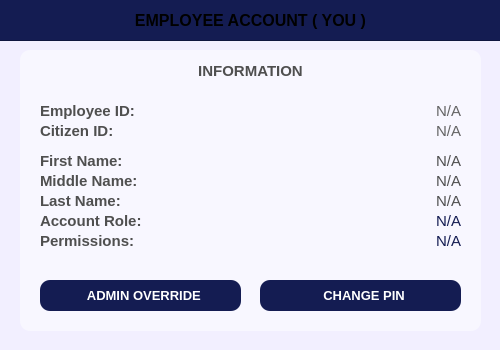
<?xml version="1.0" encoding="UTF-8"?>
<ui version="4.0">
 <class>PopUp_dashboardYourAccount</class>
 <widget class="QDialog" name="PopUp_dashboardYourAccount">
  <property name="geometry">
   <rect>
    <x>0</x>
    <y>0</y>
    <width>500</width>
    <height>350</height>
   </rect>
  </property>
  <property name="sizePolicy">
   <sizepolicy hsizetype="Fixed" vsizetype="Fixed">
    <horstretch>0</horstretch>
    <verstretch>0</verstretch>
   </sizepolicy>
  </property>
  <property name="windowTitle">
   <string>Dialog</string>
  </property>
  <property name="styleSheet">
   <string notr="true">#PopUp_dashboardYourAccount{
	background-color: #f2efff;
}</string>
  </property>
  <widget class="QFrame" name="basePopUpBodyFrame">
   <property name="geometry">
    <rect>
     <x>20</x>
     <y>50</y>
     <width>461</width>
     <height>281</height>
    </rect>
   </property>
   <property name="styleSheet">
    <string notr="true">#basePopUpBodyFrame {
	background-color: #f8f7ff;
	border: none;
	border-radius: 10px;
}</string>
   </property>
   <property name="frameShape">
    <enum>QFrame::Shape::StyledPanel</enum>
   </property>
   <property name="frameShadow">
    <enum>QFrame::Shadow::Raised</enum>
   </property>
   <widget class="QLabel" name="employeeacc_empID">
    <property name="geometry">
     <rect>
      <x>20</x>
      <y>50</y>
      <width>151</width>
      <height>21</height>
     </rect>
    </property>
    <property name="font">
     <font>
      <family>Arial</family>
      <pointsize>11</pointsize>
      <bold>true</bold>
     </font>
    </property>
    <property name="styleSheet">
     <string notr="true">#employeeacc_empID {
	background-color: transparent;
	color: #4f4f4f;
}
</string>
    </property>
    <property name="text">
     <string>Employee ID:</string>
    </property>
    <property name="alignment">
     <set>Qt::AlignmentFlag::AlignLeading|Qt::AlignmentFlag::AlignLeft|Qt::AlignmentFlag::AlignVCenter</set>
    </property>
   </widget>
   <widget class="QLabel" name="employeeacc_labelDesc">
    <property name="geometry">
     <rect>
      <x>0</x>
      <y>0</y>
      <width>461</width>
      <height>41</height>
     </rect>
    </property>
    <property name="font">
     <font>
      <family>Arial</family>
      <pointsize>11</pointsize>
      <bold>true</bold>
     </font>
    </property>
    <property name="styleSheet">
     <string notr="true">#employeeacc_labelDesc {
	background-color: transparent;
	color: #4f4f4f;
}
</string>
    </property>
    <property name="text">
     <string>INFORMATION</string>
    </property>
    <property name="alignment">
     <set>Qt::AlignmentFlag::AlignCenter</set>
    </property>
   </widget>
   <widget class="QLabel" name="employeeacc_citizenID">
    <property name="geometry">
     <rect>
      <x>20</x>
      <y>70</y>
      <width>151</width>
      <height>21</height>
     </rect>
    </property>
    <property name="font">
     <font>
      <family>Arial</family>
      <pointsize>11</pointsize>
      <bold>true</bold>
     </font>
    </property>
    <property name="styleSheet">
     <string notr="true">#employeeacc_citizenID {
	background-color: transparent;
	color: #4f4f4f;
}
</string>
    </property>
    <property name="text">
     <string>Citizen ID: </string>
    </property>
    <property name="alignment">
     <set>Qt::AlignmentFlag::AlignLeading|Qt::AlignmentFlag::AlignLeft|Qt::AlignmentFlag::AlignVCenter</set>
    </property>
   </widget>
   <widget class="QLabel" name="employeeacc_fname">
    <property name="geometry">
     <rect>
      <x>20</x>
      <y>100</y>
      <width>151</width>
      <height>21</height>
     </rect>
    </property>
    <property name="font">
     <font>
      <family>Arial</family>
      <pointsize>11</pointsize>
      <bold>true</bold>
     </font>
    </property>
    <property name="styleSheet">
     <string notr="true">#employeeacc_fname {
	background-color: transparent;
	color: #4f4f4f;
}
</string>
    </property>
    <property name="text">
     <string>First Name:</string>
    </property>
    <property name="alignment">
     <set>Qt::AlignmentFlag::AlignLeading|Qt::AlignmentFlag::AlignLeft|Qt::AlignmentFlag::AlignVCenter</set>
    </property>
   </widget>
   <widget class="QLabel" name="employeeacc_mname">
    <property name="geometry">
     <rect>
      <x>20</x>
      <y>120</y>
      <width>151</width>
      <height>21</height>
     </rect>
    </property>
    <property name="font">
     <font>
      <family>Arial</family>
      <pointsize>11</pointsize>
      <bold>true</bold>
     </font>
    </property>
    <property name="styleSheet">
     <string notr="true">#employeeacc_mname {
	background-color: transparent;
	color: #4f4f4f;
}
</string>
    </property>
    <property name="text">
     <string>Middle Name:</string>
    </property>
    <property name="alignment">
     <set>Qt::AlignmentFlag::AlignLeading|Qt::AlignmentFlag::AlignLeft|Qt::AlignmentFlag::AlignVCenter</set>
    </property>
   </widget>
   <widget class="QLabel" name="employeeacc_lname">
    <property name="geometry">
     <rect>
      <x>20</x>
      <y>140</y>
      <width>151</width>
      <height>21</height>
     </rect>
    </property>
    <property name="font">
     <font>
      <family>Arial</family>
      <pointsize>11</pointsize>
      <bold>true</bold>
     </font>
    </property>
    <property name="styleSheet">
     <string notr="true">#employeeacc_lname {
	background-color: transparent;
	color: #4f4f4f;
}
</string>
    </property>
    <property name="text">
     <string>Last Name:</string>
    </property>
    <property name="alignment">
     <set>Qt::AlignmentFlag::AlignLeading|Qt::AlignmentFlag::AlignLeft|Qt::AlignmentFlag::AlignVCenter</set>
    </property>
   </widget>
   <widget class="QLabel" name="employeeacc_role">
    <property name="geometry">
     <rect>
      <x>20</x>
      <y>160</y>
      <width>151</width>
      <height>21</height>
     </rect>
    </property>
    <property name="font">
     <font>
      <family>Arial</family>
      <pointsize>11</pointsize>
      <bold>true</bold>
     </font>
    </property>
    <property name="styleSheet">
     <string notr="true">#employeeacc_role {
	background-color: transparent;
	color: #4f4f4f;
}
</string>
    </property>
    <property name="text">
     <string>Account Role:</string>
    </property>
    <property name="alignment">
     <set>Qt::AlignmentFlag::AlignLeading|Qt::AlignmentFlag::AlignLeft|Qt::AlignmentFlag::AlignVCenter</set>
    </property>
   </widget>
   <widget class="QLabel" name="employeeacc_displaymname">
    <property name="geometry">
     <rect>
      <x>290</x>
      <y>120</y>
      <width>151</width>
      <height>21</height>
     </rect>
    </property>
    <property name="font">
     <font>
      <family>Arial</family>
      <pointsize>11</pointsize>
      <bold>false</bold>
     </font>
    </property>
    <property name="styleSheet">
     <string notr="true">#employeeacc_displaymname {
	background-color: transparent;
	color: #4f4f4f;
}
</string>
    </property>
    <property name="text">
     <string>N/A</string>
    </property>
    <property name="alignment">
     <set>Qt::AlignmentFlag::AlignRight|Qt::AlignmentFlag::AlignTrailing|Qt::AlignmentFlag::AlignVCenter</set>
    </property>
   </widget>
   <widget class="QLabel" name="employeeacc_displaylname">
    <property name="geometry">
     <rect>
      <x>290</x>
      <y>140</y>
      <width>151</width>
      <height>21</height>
     </rect>
    </property>
    <property name="font">
     <font>
      <family>Arial</family>
      <pointsize>11</pointsize>
      <bold>false</bold>
     </font>
    </property>
    <property name="styleSheet">
     <string notr="true">#employeeacc_displaylname {
	background-color: transparent;
	color: #4f4f4f;
}
</string>
    </property>
    <property name="text">
     <string>N/A</string>
    </property>
    <property name="alignment">
     <set>Qt::AlignmentFlag::AlignRight|Qt::AlignmentFlag::AlignTrailing|Qt::AlignmentFlag::AlignVCenter</set>
    </property>
   </widget>
   <widget class="QLabel" name="displayemployeeacc_role">
    <property name="geometry">
     <rect>
      <x>290</x>
      <y>160</y>
      <width>151</width>
      <height>21</height>
     </rect>
    </property>
    <property name="font">
     <font>
      <family>Arial</family>
      <pointsize>11</pointsize>
      <bold>false</bold>
     </font>
    </property>
    <property name="styleSheet">
     <string notr="true">#displayemployeeacc_role{
		color: #141c52;
}</string>
    </property>
    <property name="text">
     <string>N/A</string>
    </property>
    <property name="alignment">
     <set>Qt::AlignmentFlag::AlignRight|Qt::AlignmentFlag::AlignTrailing|Qt::AlignmentFlag::AlignVCenter</set>
    </property>
   </widget>
   <widget class="QLabel" name="employeeacc_displayEmpID">
    <property name="geometry">
     <rect>
      <x>290</x>
      <y>50</y>
      <width>151</width>
      <height>21</height>
     </rect>
    </property>
    <property name="font">
     <font>
      <family>Arial</family>
      <pointsize>11</pointsize>
      <bold>false</bold>
     </font>
    </property>
    <property name="styleSheet">
     <string notr="true">#employeeacc_displayEmpID {
	background-color: transparent;
	color: #646464;
}
</string>
    </property>
    <property name="text">
     <string>N/A</string>
    </property>
    <property name="alignment">
     <set>Qt::AlignmentFlag::AlignRight|Qt::AlignmentFlag::AlignTrailing|Qt::AlignmentFlag::AlignVCenter</set>
    </property>
   </widget>
   <widget class="QLabel" name="employeeacc_displayfname">
    <property name="geometry">
     <rect>
      <x>290</x>
      <y>100</y>
      <width>151</width>
      <height>21</height>
     </rect>
    </property>
    <property name="font">
     <font>
      <family>Arial</family>
      <pointsize>11</pointsize>
      <bold>false</bold>
     </font>
    </property>
    <property name="styleSheet">
     <string notr="true">#employeeacc_displayfname {
	background-color: transparent;
	color: #4f4f4f;
}
</string>
    </property>
    <property name="text">
     <string>N/A</string>
    </property>
    <property name="alignment">
     <set>Qt::AlignmentFlag::AlignRight|Qt::AlignmentFlag::AlignTrailing|Qt::AlignmentFlag::AlignVCenter</set>
    </property>
   </widget>
   <widget class="QLabel" name="employeeacc_displayCitizenID">
    <property name="geometry">
     <rect>
      <x>290</x>
      <y>70</y>
      <width>151</width>
      <height>21</height>
     </rect>
    </property>
    <property name="font">
     <font>
      <family>Arial</family>
      <pointsize>11</pointsize>
      <bold>false</bold>
     </font>
    </property>
    <property name="styleSheet">
     <string notr="true">#employeeacc_displayCitizenID {
	background-color: transparent;
	color: #646464;
}
</string>
    </property>
    <property name="text">
     <string>N/A</string>
    </property>
    <property name="alignment">
     <set>Qt::AlignmentFlag::AlignRight|Qt::AlignmentFlag::AlignTrailing|Qt::AlignmentFlag::AlignVCenter</set>
    </property>
   </widget>
   <widget class="QPushButton" name="employeeaccount_buttonAdminOverride">
    <property name="geometry">
     <rect>
      <x>20</x>
      <y>230</y>
      <width>201</width>
      <height>31</height>
     </rect>
    </property>
    <property name="font">
     <font>
      <family>Arial</family>
      <pointsize>10</pointsize>
      <bold>true</bold>
     </font>
    </property>
    <property name="cursor">
     <cursorShape>PointingHandCursor</cursorShape>
    </property>
    <property name="styleSheet">
     <string notr="true">#employeeaccount_buttonAdminOverride {
    background-color: #141c52;
    color: white;
    border-radius: 10px;
    padding: 10px; /* Optional: Adjusts spacing inside the button */
}
#employeeaccount_buttonAdminOverride:hover {
    background-color: #1a237e; /* Slightly lighter blue when hovered */
}
#employeeaccount_buttonAdminOverride:pressed {
    background-color: #0f1442; /* Darker blue when clicked */
}</string>
    </property>
    <property name="text">
     <string>  ADMIN OVERRIDE</string>
    </property>
    <property name="icon">
     <iconset>
      <normaloff>../../../Assets/FuncIcons/icon_adminoverride.svg</normaloff>../../../Assets/FuncIcons/icon_adminoverride.svg</iconset>
    </property>
    <property name="iconSize">
     <size>
      <width>22</width>
      <height>22</height>
     </size>
    </property>
   </widget>
   <widget class="QPushButton" name="employeeaccount_buttonChangePIN">
    <property name="geometry">
     <rect>
      <x>240</x>
      <y>230</y>
      <width>201</width>
      <height>31</height>
     </rect>
    </property>
    <property name="font">
     <font>
      <family>Arial</family>
      <pointsize>10</pointsize>
      <bold>true</bold>
     </font>
    </property>
    <property name="cursor">
     <cursorShape>PointingHandCursor</cursorShape>
    </property>
    <property name="styleSheet">
     <string notr="true">#employeeaccount_buttonChangePIN {
    background-color: #141c52;
    color: white;
    border-radius: 10px;
    padding: 10px; /* Optional: Adjusts spacing inside the button */
}
#employeeaccount_buttonChangePIN:hover {
    background-color: #1a237e; /* Slightly lighter blue when hovered */
}
#employeeaccount_buttonChangePIN:pressed {
    background-color: #0f1442; /* Darker blue when clicked */
}</string>
    </property>
    <property name="text">
     <string>  CHANGE PIN</string>
    </property>
    <property name="icon">
     <iconset>
      <normaloff>../../../Assets/FuncIcons/icon_changepin2.svg</normaloff>../../../Assets/FuncIcons/icon_changepin2.svg</iconset>
    </property>
    <property name="iconSize">
     <size>
      <width>20</width>
      <height>20</height>
     </size>
    </property>
   </widget>
   <widget class="QLabel" name="employeeacc_perm">
    <property name="geometry">
     <rect>
      <x>20</x>
      <y>180</y>
      <width>151</width>
      <height>21</height>
     </rect>
    </property>
    <property name="font">
     <font>
      <family>Arial</family>
      <pointsize>11</pointsize>
      <bold>true</bold>
     </font>
    </property>
    <property name="styleSheet">
     <string notr="true">#employeeacc_perm {
	background-color: transparent;
	color: #4f4f4f;
}
</string>
    </property>
    <property name="text">
     <string>Permissions:</string>
    </property>
    <property name="alignment">
     <set>Qt::AlignmentFlag::AlignLeading|Qt::AlignmentFlag::AlignLeft|Qt::AlignmentFlag::AlignVCenter</set>
    </property>
   </widget>
   <widget class="QLabel" name="displayemployeeacc_perm">
    <property name="geometry">
     <rect>
      <x>290</x>
      <y>180</y>
      <width>151</width>
      <height>21</height>
     </rect>
    </property>
    <property name="font">
     <font>
      <family>Arial</family>
      <pointsize>11</pointsize>
      <bold>false</bold>
     </font>
    </property>
    <property name="styleSheet">
     <string notr="true">#displayemployeeacc_perm{
		color: #141c52;
}</string>
    </property>
    <property name="text">
     <string>N/A</string>
    </property>
    <property name="alignment">
     <set>Qt::AlignmentFlag::AlignRight|Qt::AlignmentFlag::AlignTrailing|Qt::AlignmentFlag::AlignVCenter</set>
    </property>
   </widget>
  </widget>
  <widget class="QFrame" name="basePopUpTitleFrame">
   <property name="geometry">
    <rect>
     <x>-10</x>
     <y>-10</y>
     <width>511</width>
     <height>51</height>
    </rect>
   </property>
   <property name="styleSheet">
    <string notr="true">#basePopUpTitleFrame {
	background-color: #141c52;
}</string>
   </property>
   <property name="frameShape">
    <enum>QFrame::Shape::StyledPanel</enum>
   </property>
   <property name="frameShadow">
    <enum>QFrame::Shadow::Raised</enum>
   </property>
   <widget class="QLabel" name="label_titleEmployeeAccount">
    <property name="geometry">
     <rect>
      <x>30</x>
      <y>10</y>
      <width>461</width>
      <height>41</height>
     </rect>
    </property>
    <property name="font">
     <font>
      <family>Arial</family>
      <pointsize>12</pointsize>
      <bold>true</bold>
     </font>
    </property>
    <property name="styleSheet">
     <string notr="true">#label_tableTitleDashboard {
	background-color: transparent;
	color: #FFFFFF;
}
</string>
    </property>
    <property name="text">
     <string>EMPLOYEE ACCOUNT ( YOU )</string>
    </property>
    <property name="alignment">
     <set>Qt::AlignmentFlag::AlignCenter</set>
    </property>
   </widget>
  </widget>
 </widget>
 <resources/>
 <connections/>
</ui>
